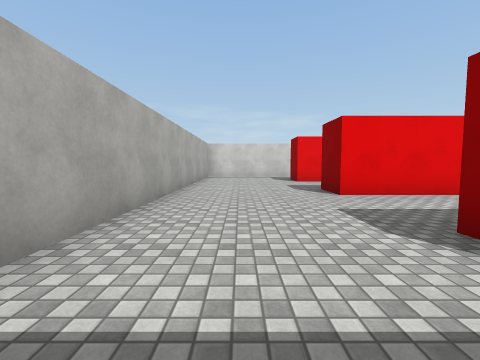
view 1 (above)

19 first-person views from a walk through a 3-D level made in the Unity game engine. The camera is 1.3 m above the floor, tilts 4° down and sees 90° across. The floor is counted in squares, 2 m on a side. Each view is taken from the middle of a square. On the plan, view 1 faces up. The plan holds only what a view shows up to about 9 squares ahead; the rest is blank. Surface patterns are stand-ins for the level's own textures.

view 2
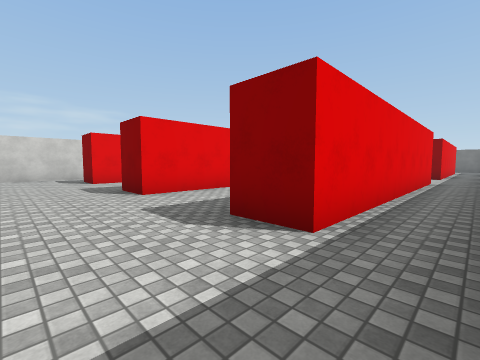

view 3
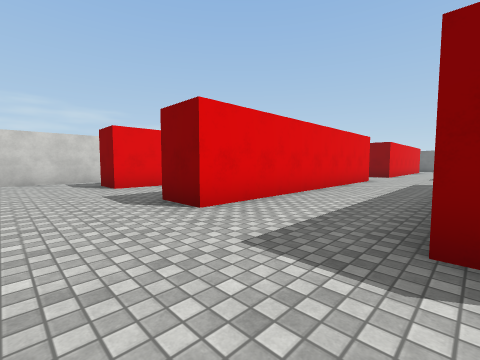

view 4
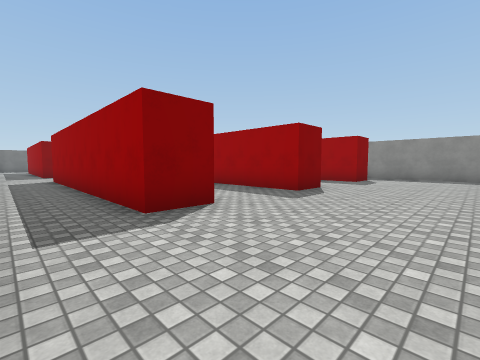

view 5
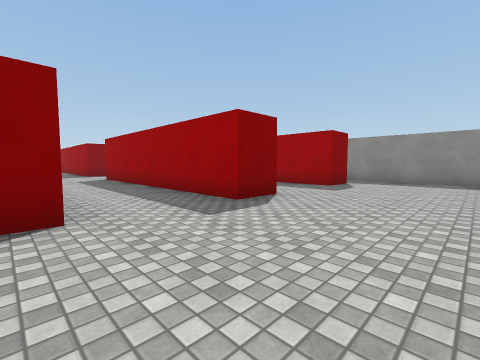

view 6
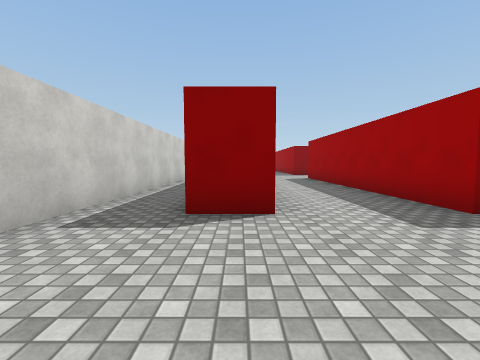

view 7
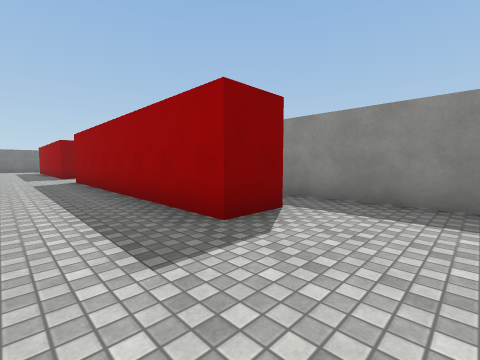

view 8
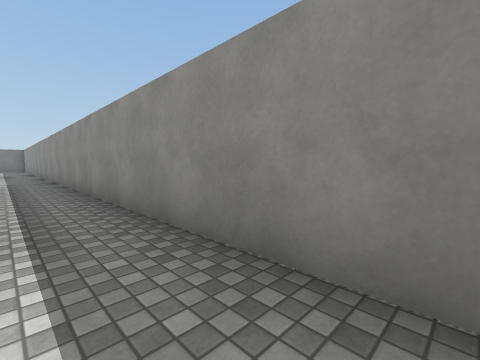

view 9
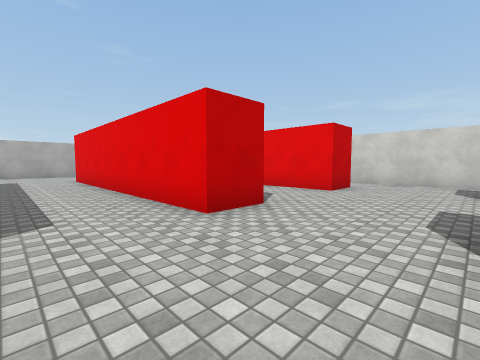

view 10
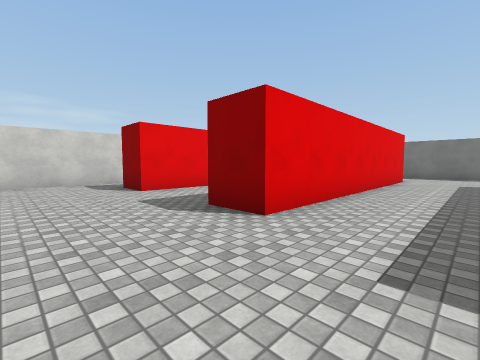

view 11
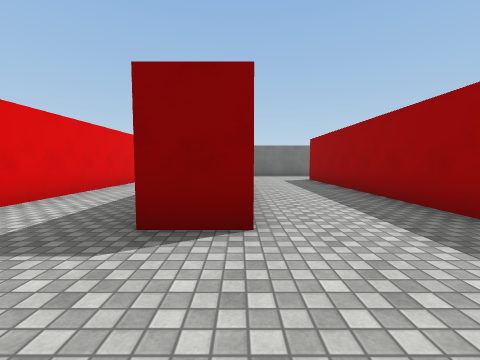

view 12
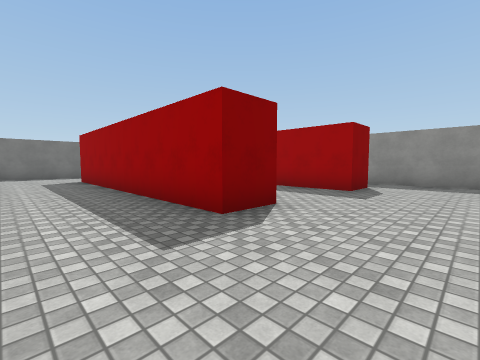

view 13
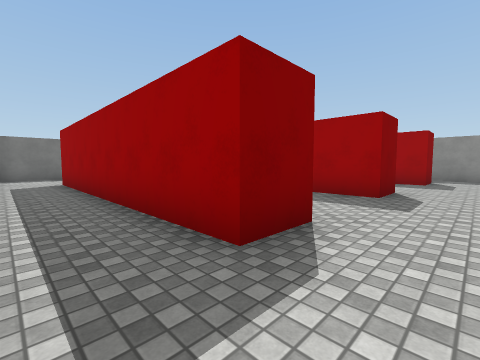

view 14
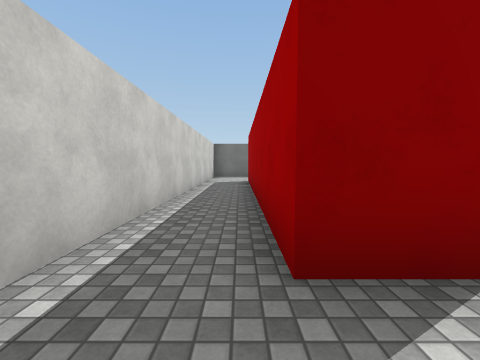

view 15
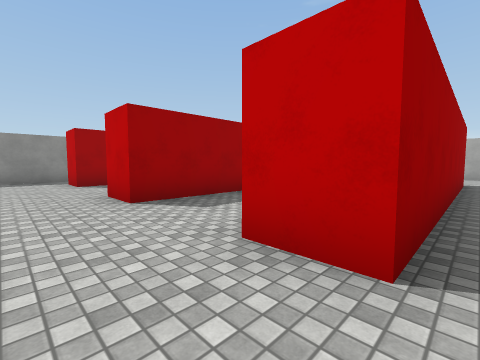

view 16
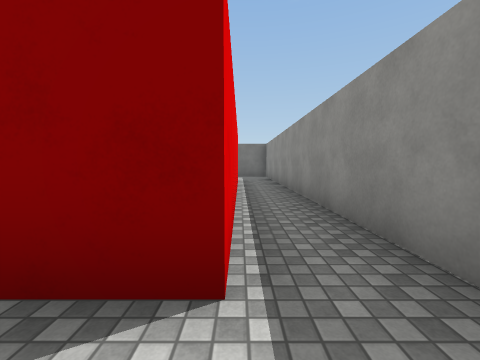

view 17
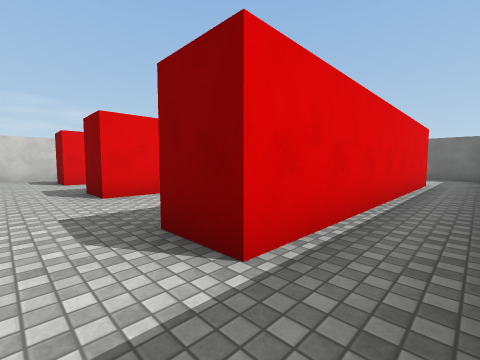

view 18
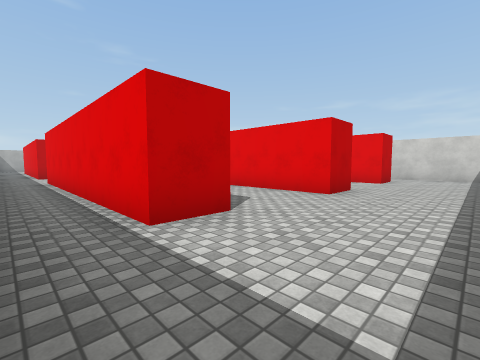

view 19
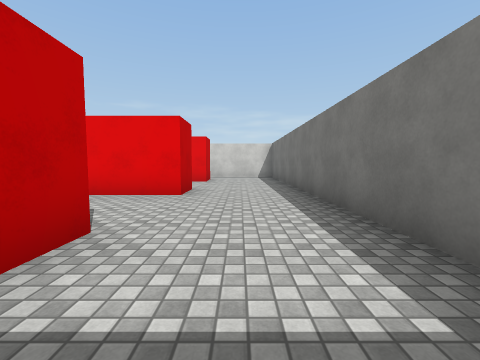

### Floor plan
Ten units are one square. View 1 is at (0, 0); x grows to the right and y downward. Boxes are objects, and circles mark ways between rooms. Rooms are numbered by the first view taken in them; rooms with no view inside come last. Other rooms are left out.
<svg viewBox="-20 -117 250 125">
<path fill="none" stroke="#000" d="M34 -85 20 -85 20 -97 95 -97M-15 -100 -15 -14M95 -85 74 -85M95 -49 20 -49 20 -60 95 -60M-10 3 94 3M105 -112 0 -112M95 -11 20 -11 20 -22 95 -22M95 -60 95 -49M95 -97 95 -85M198 -85 123 -85 123 -97 198 -97M198 -49 123 -49 123 -60 198 -60M95 -22 95 -11M205 -112 105 -112M196 -11 121 -11 121 -22 190 -22M94 3 199 3M198 -60 198 -49M196 -22 196 -11M198 -97 198 -85M225 0 225 -110M220 -112 205 -112"/>
<circle cx="91" cy="-61" r="3" fill="#2a7"/>
<circle cx="191" cy="-61" r="3" fill="#2a7"/>
<text x="30" y="-70">1</text>
<text x="140" y="-70">2</text>
<text x="210" y="-50">3</text>
</svg>
Room 1 opens to room 2. Room 2 opens to room 3.

Where each view was taken, in squares from view 1:
view 1: 0 up, 0 right, facing up
view 2: 0 up, 0 right, facing up-right
view 3: 2 up, 0 right, facing up-right
view 4: 11 up, 1 left, facing down-right
view 5: 9 up, 1 left, facing down-right
view 6: 9 up, 1 left, facing right
view 7: 4 up, 0 right, facing down-right
view 8: 1 up, 0 right, facing down-right
view 9: 3 up, 12 right, facing up-left
view 10: 3 up, 10 right, facing up-right
view 11: 5 up, 10 right, facing right
view 12: 8 up, 10 right, facing down-right
view 13: 11 up, 11 right, facing down-right
view 14: 10 up, 11 right, facing right
view 15: 10 up, 11 right, facing down-left
view 16: 1 up, 11 right, facing right
view 17: 0 up, 11 right, facing up-right
view 18: 0 up, 22 right, facing up-left
view 19: 0 up, 21 right, facing up
